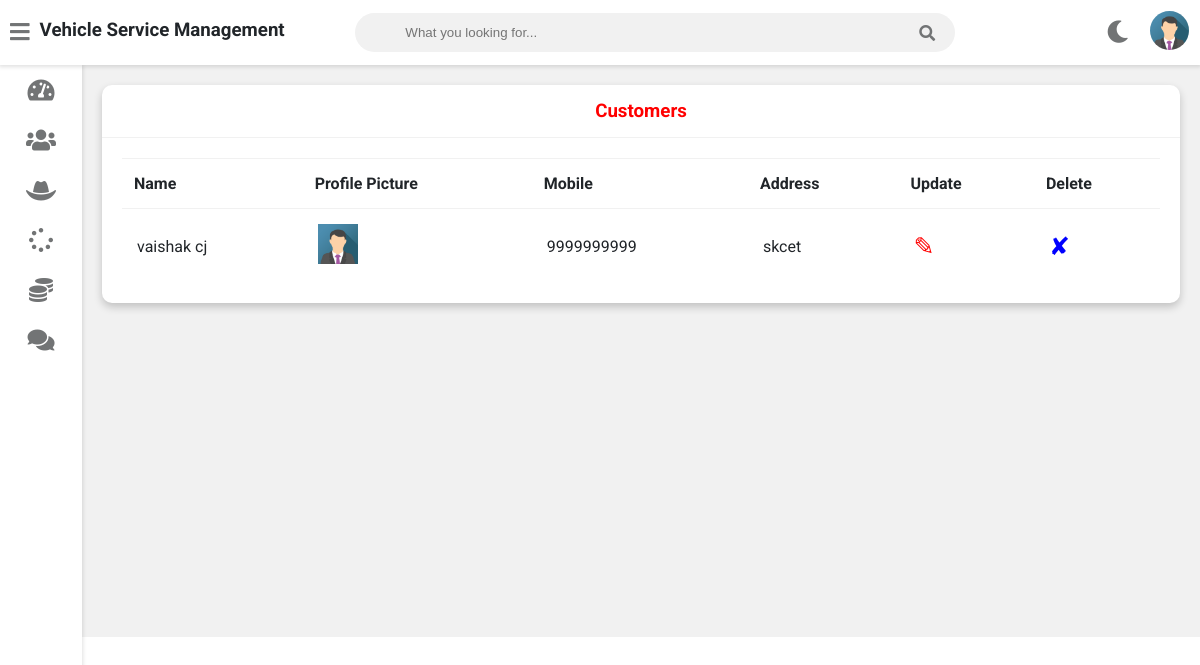
Page /admin-view-customer (signed in) on the committed database.
### vehicle/models.py (models this page shows, shortened)
class Customer(models.Model):
    user=models.OneToOneField(User,on_delete=models.CASCADE)
    profile_pic= models.ImageField(upload_to='profile_pic/CustomerProfilePic/',null=True,blank=True)
    address = models.CharField(max_length=40)
    mobile = models.CharField(max_length=20,null=False)
    @property
    def get_name(self):
        return self.user.first_name+" "+self.user.last_name

### vehicle/views.py (the view)
# urls.py: path('admin-view-customer',views.admin_view_customer_view,name='admin-view-customer'),
@login_required(login_url='adminlogin')
def admin_view_customer_view(request):
    customers=models.Customer.objects.all()
    return render(request,'vehicle/admin_view_customer.html',{'customers':customers})

### templates/vehicle/admin_view_customer.html
{% extends 'vehicle/adminbase.html' %}
{% block content %}
{% load static %}
	<div class="wrapper">
		<div class="row">
			<div class="col-12 col-m-12 col-sm-12">
				<div class="card">
					<div class="card-header">
						<h3 style="color:red; text-align:center" >Customers
						</h3>
					</div>
					<div class="card-content">
						<table>
							<thead>
                <tr>
                  <th>Name</th>
                  <th>Profile Picture</th>
                  <th>Mobile</th>
                  <th>Address</th>
                  <th>Update</th>
                  <th>Delete</th>
                </tr>
							</thead>
							<tbody>
              {% for c in customers %}
                <tr>
                  <td> {{c.get_name}}</td>
                  <td> <img src="{% static c.profile_pic.url %}" alt="Profile Pic" height="40px" width="40px" /></td>
                  <td>{{c.mobile}}</td>
                  <td>{{c.address}}</td>
                  <td><a  style="color:red; text-decoration:none;font-size:25px;" href="{% url 'update-customer' c.id  %}">&#9998;</a></td>
                  <td><a style="color:blue; text-decoration:none;font-size:25px;"href="{% url 'delete-customer' c.id  %}">&#10008;</a></td>
                </tr>
                {% endfor %}
							</tbody>
						</table>
					</div>
				</div>
			</div>
		</div>
<br><br><br><br><br><br><br><br><br><br><br><br><br><br><br><br>
	</div>
{% endblock content %}

### rows in the picture
Customer: get_name "vaishak cj", profile_pic (picture), mobile "9999999999", address "skcet"
